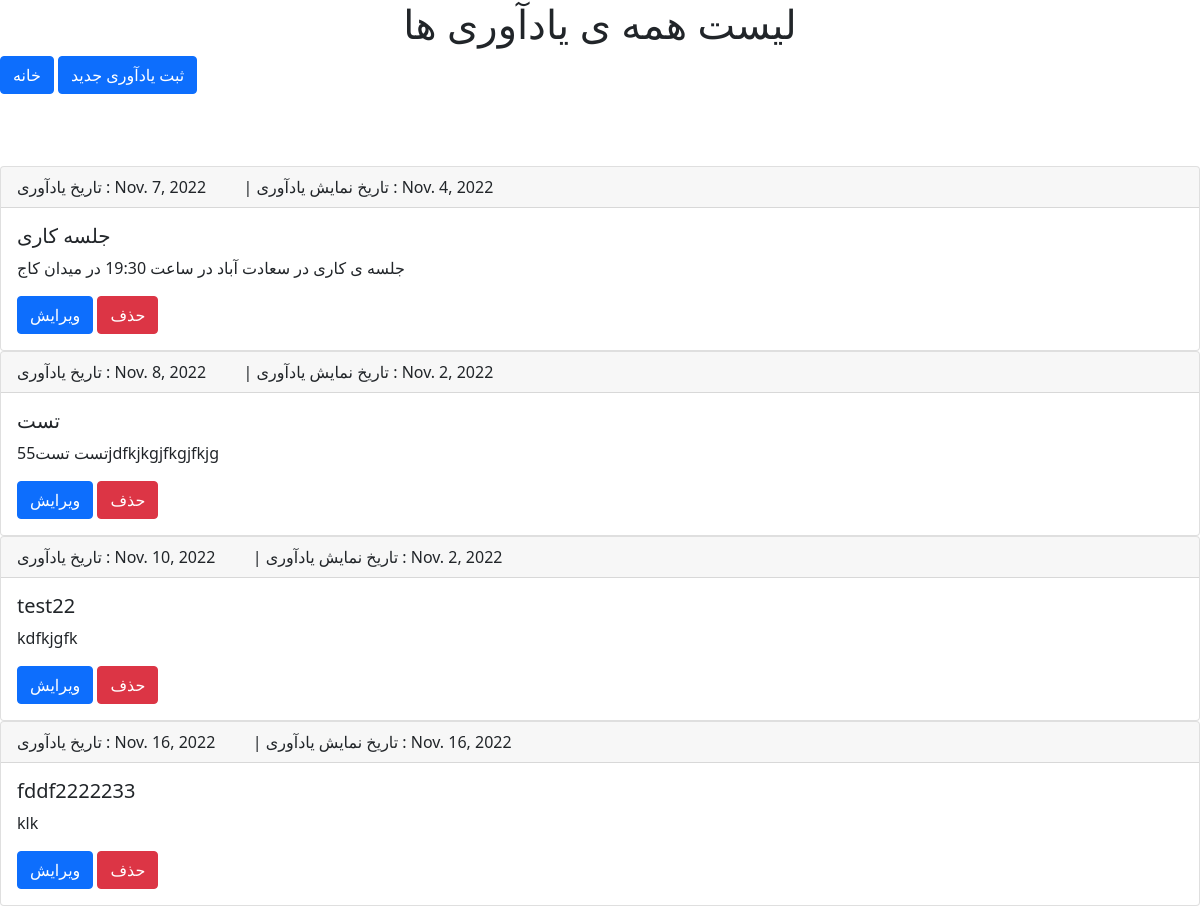
/reminders, run on an earlier commit of the app's database.
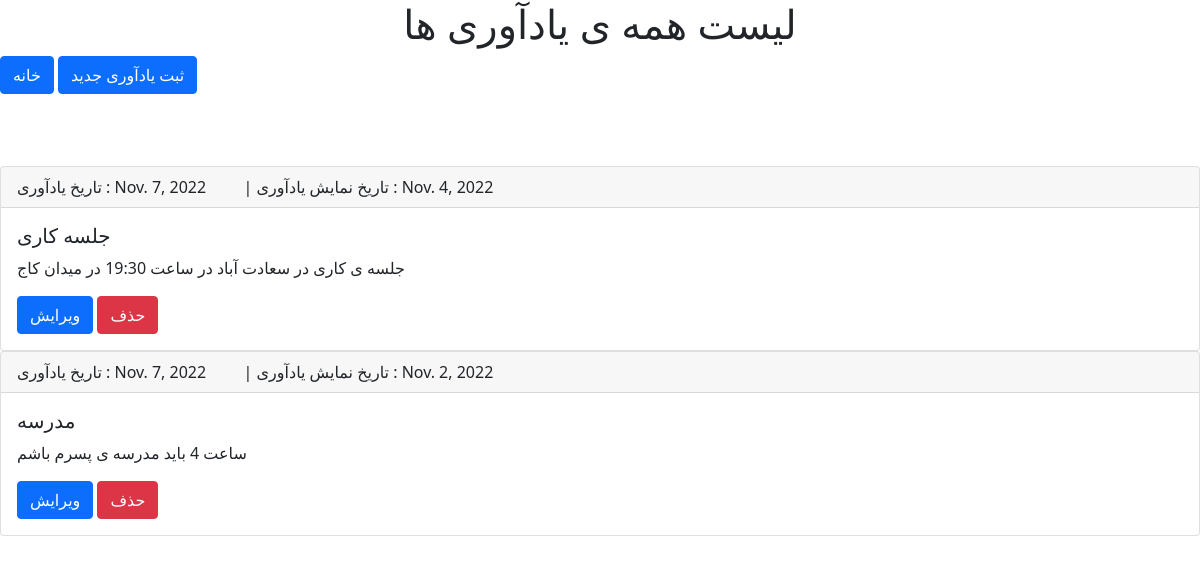
And on a later commit of the database.
### reminder/models.py (models this page shows, shortened)
class Reminder(models.Model):
    title = models.CharField(max_length=200)
    message = models.CharField(max_length=500)
    reminder_date = models.DateField()
    show_date = models.DateField()

### reminder/views.py (the view)
# urls.py: path('reminders', reminder_total_list.as_view(), name='reminder_total'),
class reminder_total_list(View):
    template_name = 'reminder/reminder_total_list.html'
    def get(self,request):
        reminder = Reminder.objects.all().order_by('reminder_date')
        context = {'reminder': reminder}
        return render (request, self.template_name, context=context)

### reminder/templates/reminder/reminder_total_list.html (shortened to what this page needs)
<html lang="en">
    <head>
        <link href="https://cdn.jsdelivr.net/npm/bootstrap@5.0.2/dist/css/bootstrap.min.css" rel="stylesheet">
    </head>
    <body>
        <h1 style='text-align: center;'>لیست همه ی یادآوری ها</h1>
        <div class="col-12">
            <a href="{% url 'reminder:reminder_list' %}"><button class="btn btn-primary" type="button"> خانه</button></a>
            <a href="{% url 'reminder:reminder_list' %}"><button class="btn btn-primary" type="button"> ثبت یادآوری جدید</button></a>
            </div>
        <br><br><br>
        {% for r in reminder %}
        <div class="card">
          <div class="card-header">
            تاریخ یادآوری : {{r.reminder_date}}   &nbsp;&nbsp;&nbsp;&nbsp;&nbsp;&nbsp;&nbsp;&nbsp;| تاریخ نمایش یادآوری : {{r.show_date}}
        </div>
          <div class="card-body">
            <h5 class="card-title">{{r.title}}</h5>
            <p class="card-text">{{r.message}}</p>
              <div class="d-grid gap-2 d-md-block">
                <a href="{% url 'reminder:reminder_update' r.id %}"><button class="btn btn-primary" type="button">ویرایش</button></a>
                <a href="{% url 'reminder:reminder_delete' r.id %}"><button class="btn btn-danger" type="button">حذف</button></a>
              </div>
          </div>
        </div>
        {% endfor %}
    </body>
    </html>

What changed in the data, as far as the page shows it:
removed Reminder: reminder_date "Nov. 8, 2022", show_date "Nov. 2, 2022", title "تست", message "تست تست55jdfkjkgjfkgjfkjg"
removed Reminder: reminder_date "Nov. 10, 2022", show_date "Nov. 2, 2022", title "test22", message "kdfkjgfk"
removed Reminder: reminder_date "Nov. 16, 2022", show_date "Nov. 16, 2022", title "fddf2222233", message "klk"
added Reminder: reminder_date "Nov. 7, 2022", show_date "Nov. 2, 2022", title "مدرسه", message "ساعت 4 باید مدرسه ی پسرم باشم"
